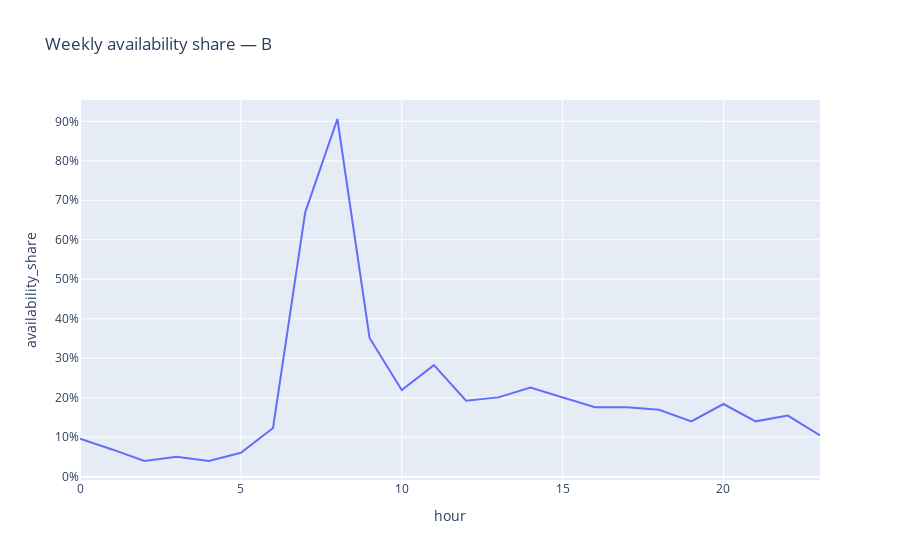
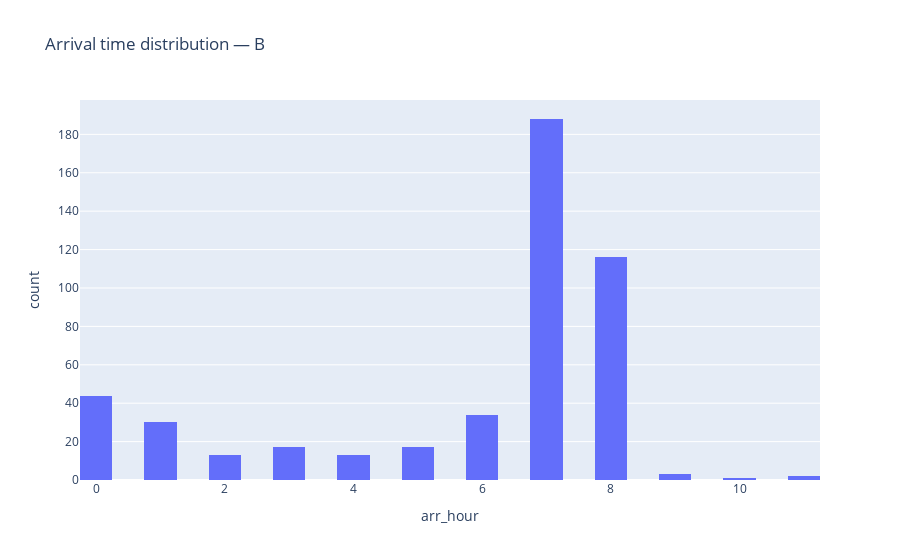
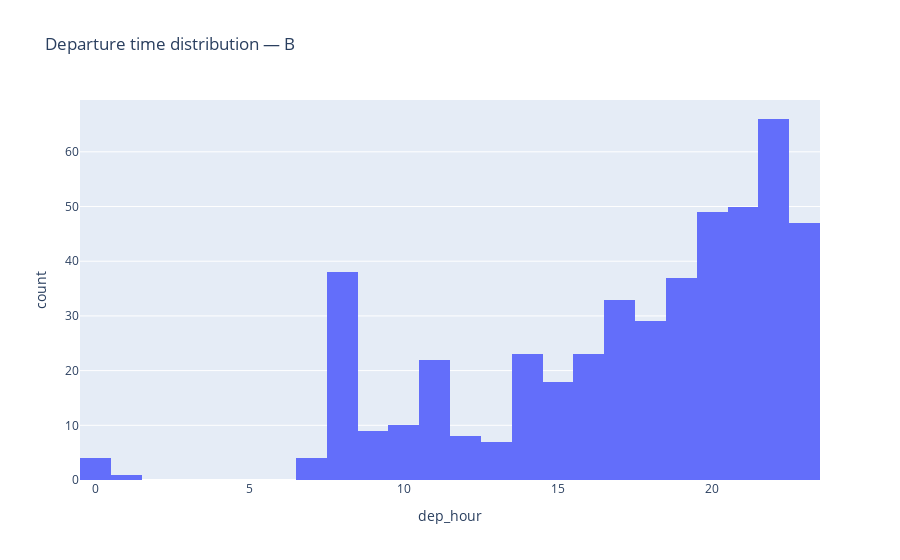
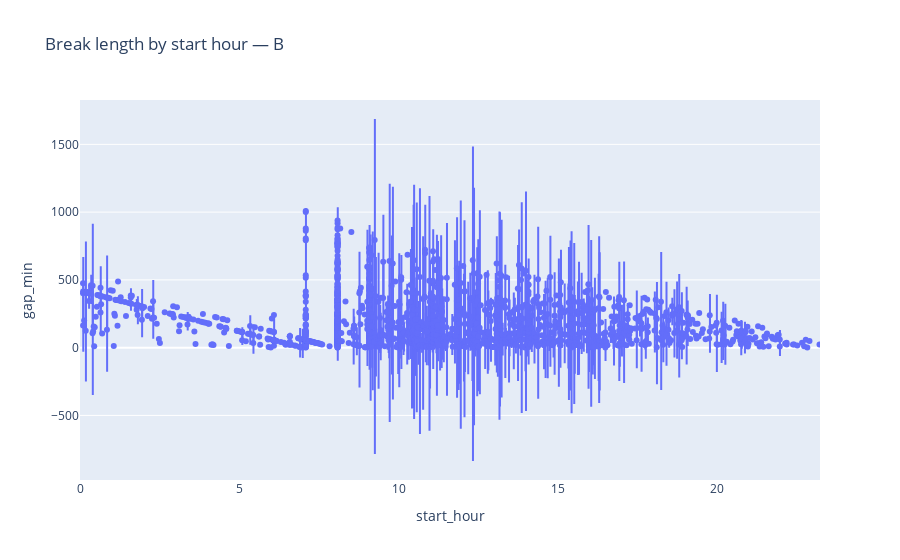

The notebook cell these images were saved under, in order:
### Code cell
#  Profile a selected resource end-to-end

RESOURCE = summary.iloc[0]["resource"] if len(summary) else None
print("Profiling resource →", RESOURCE)

if RESOURCE is None:
    print("No resources found.")
else:
    wk = weekly[weekly["resource"] == RESOURCE]
    fig = px.line(wk, x="hour", y="availability_share",
                  title=f"Weekly availability share — {RESOURCE}")
    fig.update_yaxes(tickformat=".0%"); fig.show()

    d = daily[daily["resource"] == RESOURCE].copy()
    d["arr_hour"] = pd.to_datetime(d["first_start"]).dt.hour
    d["dep_hour"] = pd.to_datetime(d["last_end"]).dt.hour
    px.histogram(d, x="arr_hour", nbins=24, title=f"Arrival time distribution — {RESOURCE}").show()
    px.histogram(d, x="dep_hour", nbins=24, title=f"Departure time distribution — {RESOURCE}").show()

    b = breaks[breaks["resource"] == RESOURCE].copy()
    if not b.empty:
        b["start_hour"] = pd.to_datetime(b["gap_start"]).dt.hour + pd.to_datetime(b["gap_start"]).dt.minute/60
        px.violin(b, x="start_hour", y="gap_min", box=True, points="all",
                  title=f"Break length by start hour — {RESOURCE}").show()
    else:
        print("No intra-day breaks detected for this resource.")

    # busiest day timeline
    p = periods[periods["resource"] == RESOURCE].copy()
    if not p.empty:
        p["start"] = pd.to_datetime(p["start"]); p["end"] = pd.to_datetime(p["end"])
        if "is_overlap" not in p.columns:
            p["is_overlap"] = False
        busiest_day = p["start"].dt.date.value_counts().idxmax()
        one = p[p["start"].dt.date == busiest_day].copy()
        print(f"Busiest day → {busiest_day} (n={len(one)})")
        px.timeline(one, x_start="start", x_end="end", y="resource",
                    color="is_overlap",
                    title=f"Tasks on {busiest_day} — {RESOURCE}",
                    labels={"is_overlap":"Overlap?"}
                   ).update_yaxes(autorange="reversed").show()
        out_fn = SURVEY / f"q1_resX_busiest_day.png"
        fig.write_image(out_fn, scale=2)

### Figure 1 — Plotly figure (JSON) as saved in the notebook; plotly's stock layout.template omitted (floating-point values rounded to 4 significant figures)
{"data": [{"hovertemplate": "hour=%{x}<br>availability_share=%{y}<extra></extra>", "legendgroup": "", "line": {"color": "#636efa", "dash": "solid"}, "marker": {"symbol": "circle"}, "mode": "lines", "name": "", "orientation": "v", "showlegend": false, "type": "scatter", "x": [0, 1, 2, 3, 4, 5, 6, 7, 8, 9, 10, 11, 12, 13, 14, 15, 16, 17, 18, 19, 20, 21, 22, 23], "xaxis": "x", "y": [0.09623, 0.06904, 0.03975, 0.05021, 0.03975, 0.06067, 0.1234, 0.6695, 0.9059, 0.3515, 0.2197, 0.2824, 0.1925, 0.2008, 0.2259, 0.2008, 0.1757, 0.1757, 0.1695, 0.1402, 0.1841, 0.1402, 0.1548, 0.1046], "yaxis": "y"}], "layout": {"autosize": true, "legend": {"tracegroupgap": 0}, "title": {"text": "Weekly availability share — B"}, "xaxis": {"anchor": "y", "autorange": true, "domain": [0, 1], "range": [0, 23], "title": {"text": "hour"}, "type": "linear"}, "yaxis": {"anchor": "x", "autorange": true, "domain": [0, 1], "range": [-0.008368, 0.954], "tickformat": ".0%", "title": {"text": "availability_share"}, "type": "linear"}}}

### Figure 2 — Plotly figure (JSON) as saved in the notebook; plotly's stock layout.template omitted (floating-point values rounded to 4 significant figures; data arrays with more than 128 entries replaced by an {"elided": "..."} marker saying what was removed)
{"data": [{"bingroup": "x", "hovertemplate": "arr_hour=%{x}<br>count=%{y}<extra></extra>", "legendgroup": "", "marker": {"color": "#636efa", "pattern": {"shape": ""}}, "name": "", "nbinsx": 24, "orientation": "v", "showlegend": false, "type": "histogram", "x": {"elided": "478 int values"}, "xaxis": "x", "yaxis": "y"}], "layout": {"autosize": true, "barmode": "relative", "legend": {"tracegroupgap": 0}, "title": {"text": "Arrival time distribution — B"}, "xaxis": {"anchor": "y", "autorange": true, "domain": [0, 1], "range": [-0.25, 11.25], "title": {"text": "arr_hour"}, "type": "linear"}, "yaxis": {"anchor": "x", "autorange": true, "domain": [0, 1], "range": [0, 197.9], "title": {"text": "count"}}}}

### Figure 3 — Plotly figure (JSON) as saved in the notebook; plotly's stock layout.template omitted (floating-point values rounded to 4 significant figures; data arrays with more than 128 entries replaced by an {"elided": "..."} marker saying what was removed)
{"data": [{"bingroup": "x", "hovertemplate": "dep_hour=%{x}<br>count=%{y}<extra></extra>", "legendgroup": "", "marker": {"color": "#636efa", "pattern": {"shape": ""}}, "name": "", "nbinsx": 24, "orientation": "v", "showlegend": false, "type": "histogram", "x": {"elided": "478 int values"}, "xaxis": "x", "yaxis": "y"}], "layout": {"autosize": true, "barmode": "relative", "legend": {"tracegroupgap": 0}, "title": {"text": "Departure time distribution — B"}, "xaxis": {"anchor": "y", "autorange": true, "domain": [0, 1], "range": [-0.5, 23.5], "title": {"text": "dep_hour"}, "type": "linear"}, "yaxis": {"anchor": "x", "autorange": true, "domain": [0, 1], "range": [0, 69.47], "title": {"text": "count"}}}}

### Figure 4 — Plotly figure (JSON) as saved in the notebook; plotly's stock layout.template omitted (floating-point values rounded to 4 significant figures; data arrays with more than 128 entries replaced by an {"elided": "..."} marker saying what was removed)
{"data": [{"alignmentgroup": "True", "box": {"visible": true}, "hovertemplate": "start_hour=%{x}<br>gap_min=%{y}<extra></extra>", "legendgroup": "", "marker": {"color": "#636efa"}, "name": "", "offsetgroup": "", "orientation": "v", "points": "all", "scalegroup": "True", "showlegend": false, "type": "violin", "x": {"elided": "2006 float values"}, "x0": " ", "xaxis": "x", "y": {"elided": "2006 float values"}, "y0": " ", "yaxis": "y"}], "layout": {"autosize": true, "legend": {"tracegroupgap": 0}, "title": {"text": "Break length by start hour — B"}, "violinmode": "group", "xaxis": {"anchor": "y", "autorange": true, "domain": [0, 1], "range": [0.002225, 23.24], "title": {"text": "start_hour"}, "type": "linear"}, "yaxis": {"anchor": "x", "autorange": true, "domain": [0, 1], "range": [-976.5, 1827.0], "title": {"text": "gap_min"}, "type": "linear"}}}
